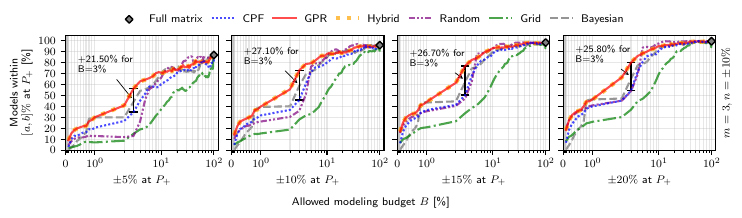

Recreate this plot in Python.
import json
import os
import matplotlib
from matplotlib import pyplot as plt
import numpy as np
import argparse
from natsort import natsorted
from matplotlib.ticker import ScalarFormatter
from matplotlib.ticker import AutoMinorLocator, MultipleLocator

def read_json_file(file_path):
    with open(file_path, 'r') as file:
        data = json.load(file)
    return data

def find_files(folder_path):
    file_list = []
    for root, dirs, files in os.walk(folder_path):
        for file in files:
            file_path = os.path.join(root, file)
            file_list.append(file_path)
    return file_list

def main():
    
    # Create the argument parser
    parser = argparse.ArgumentParser(description='Plotting tool for analysis.')

    # Add the argument
    parser.add_argument('--name', type=str, help='Set name of the plot.', required=False)
    parser.add_argument('--reps', type=int, default=4, help='Set the number of repetitions per measurement point.', required=False)

    # Parse the command-line arguments
    args = parser.parse_args()
    
    reps = args.reps
        
    if args.name:
        plot_name = args.name+".pdf"
    else:
        plot_name = "paper_plot_buckets_extended.pdf"
    
    path_10_3 = "3_parameter/10_noise/rebuttal"
  
    files_10_3 = find_files(path_10_3)
    
    x_values = []
    full_values_1_3 = []
    generic_values_1_3 = []
    gpr_values_1_3 = []
    hybrid_values_1_3 = []
    random_values_1_3 = []
    grid_values_1_3 = []
    bayesian_values_1_3 = []
    
    full_values_2_3 = []
    generic_values_2_3 = []
    gpr_values_2_3 = []
    hybrid_values_2_3 = []
    random_values_2_3 = []
    grid_values_2_3 = []
    bayesian_values_2_3 = []
    
    full_values_5_3 = []
    generic_values_5_3 = []
    gpr_values_5_3 = []
    hybrid_values_5_3 = []
    random_values_5_3 = []
    grid_values_5_3 = []
    bayesian_values_5_3 = []
    
    full_values_10_3 = []
    generic_values_10_3 = []
    gpr_values_10_3 = []
    hybrid_values_10_3 = []
    random_values_10_3 = []
    grid_values_10_3 = []
    bayesian_values_10_3 = []

    files_10_3 = natsorted(files_10_3)

    for i in range(len(files_10_3)):
        json_file_path = files_10_3[i]
        json_data = read_json_file(json_file_path)

        x_values.append(json_data["budget"])
        full_values_1_3.append(json_data["percentage_bucket_counter_full"]["5"])
        generic_values_1_3.append(json_data["percentage_bucket_counter_generic"]["5"])
        gpr_values_1_3.append(json_data["percentage_bucket_counter_gpr"]["5"])
        hybrid_values_1_3.append(json_data["percentage_bucket_counter_hybrid"]["5"])
        random_values_1_3.append(json_data["percentage_bucket_counter_random"]["5"])
        grid_values_1_3.append(json_data["percentage_bucket_counter_grid"]["5"])
        bayesian_values_1_3.append(json_data["percentage_bucket_counter_bayesian"]["5"])
        
        full_values_2_3.append(json_data["percentage_bucket_counter_full"]["10"])
        generic_values_2_3.append(json_data["percentage_bucket_counter_generic"]["10"])
        gpr_values_2_3.append(json_data["percentage_bucket_counter_gpr"]["10"])
        hybrid_values_2_3.append(json_data["percentage_bucket_counter_hybrid"]["10"])
        random_values_2_3.append(json_data["percentage_bucket_counter_random"]["10"])
        grid_values_2_3.append(json_data["percentage_bucket_counter_grid"]["10"])
        bayesian_values_2_3.append(json_data["percentage_bucket_counter_bayesian"]["10"])
        
        full_values_5_3.append(json_data["percentage_bucket_counter_full"]["15"])
        generic_values_5_3.append(json_data["percentage_bucket_counter_generic"]["15"])
        gpr_values_5_3.append(json_data["percentage_bucket_counter_gpr"]["15"])
        hybrid_values_5_3.append(json_data["percentage_bucket_counter_hybrid"]["15"])
        random_values_5_3.append(json_data["percentage_bucket_counter_random"]["15"])
        grid_values_5_3.append(json_data["percentage_bucket_counter_grid"]["15"])
        bayesian_values_5_3.append(json_data["percentage_bucket_counter_bayesian"]["15"])
        
        full_values_10_3.append(json_data["percentage_bucket_counter_full"]["20"])
        generic_values_10_3.append(json_data["percentage_bucket_counter_generic"]["20"])
        gpr_values_10_3.append(json_data["percentage_bucket_counter_gpr"]["20"])
        hybrid_values_10_3.append(json_data["percentage_bucket_counter_hybrid"]["20"])
        random_values_10_3.append(json_data["percentage_bucket_counter_random"]["20"])
        grid_values_10_3.append(json_data["percentage_bucket_counter_grid"]["20"])
        bayesian_values_10_3.append(json_data["percentage_bucket_counter_bayesian"]["20"])
   
    y_values_list_acc_1 = [
        full_values_1_3 ,
        generic_values_1_3 ,
        gpr_values_1_3 ,
        hybrid_values_1_3,
        random_values_1_3,
        grid_values_1_3,
        bayesian_values_1_3
    ]
    y_values_list_acc_2 = [
        full_values_2_3,
        generic_values_2_3,
        gpr_values_2_3,
        hybrid_values_2_3,
        random_values_2_3,
        grid_values_2_3,
        bayesian_values_2_3
    ]
    y_values_list_acc_5 = [
        full_values_5_3,
        generic_values_5_3,
        gpr_values_5_3,
        hybrid_values_5_3,
        random_values_5_3,
        grid_values_5_3,
        bayesian_values_5_3
    ]
    y_values_list_acc_10 = [
        full_values_10_3,
        generic_values_10_3,
        gpr_values_10_3,
        hybrid_values_10_3,
        random_values_10_3,
        grid_values_10_3,
        bayesian_values_10_3
    ]
    
    print("m=3, n=+-10%")
    
    maxv_3_1 = 0
    Bv_3_1 = 0
    cpfv_3_1 = 0
    gprv_3_1 = 0
    for i in range(len(gpr_values_1_3)):
        diff = gpr_values_1_3[i] - generic_values_1_3[i]
        if diff >= maxv_3_1:
            maxv_3_1 = diff
            Bv_3_1 = x_values[i]
            cpfv_3_1 = generic_values_1_3[i]
            gprv_3_1 = gpr_values_1_3[i]
    print("max. difference GPR/CPF:",maxv_3_1,"at B=",Bv_3_1,"%.")
    print("")
    
    maxv_3_2 = 0
    Bv_3_2 = 0
    cpfv_3_2 = 0
    gprv_3_2 = 0
    for i in range(len(gpr_values_2_3)):
        diff = gpr_values_2_3[i] - generic_values_2_3[i]
        if diff >= maxv_3_2:
            maxv_3_2 = diff
            Bv_3_2 = x_values[i]
            cpfv_3_2 = generic_values_2_3[i]
            gprv_3_2 = gpr_values_2_3[i]
    print("max. difference GPR/CPF:",maxv_3_2,"at B=",Bv_3_2,"%.")
    print("")
    
    maxv_3_5 = 0
    Bv_3_5 = 0
    cpfv_3_5 = 0
    gprv_3_5 = 0
    for i in range(len(gpr_values_5_3)):
        diff = gpr_values_5_3[i] - generic_values_5_3[i]
        if diff >= maxv_3_5:
            maxv_3_5 = diff
            Bv_3_5 = x_values[i]
            cpfv_3_5 = generic_values_5_3[i]
            gprv_3_5 = gpr_values_5_3[i]
    print("max. difference GPR/CPF:",maxv_3_5,"at B=",Bv_3_5,"%.")
    print("")
    
    maxv_3_10 = 0
    Bv_3_10 = 0
    cpfv_3_10 = 0
    gprv_3_10 = 0
    for i in range(len(gpr_values_10_3)):
        diff = gpr_values_10_3[i] - generic_values_10_3[i]
        if diff >= maxv_3_10:
            maxv_3_10 = diff
            Bv_3_10 = x_values[i]
            cpfv_3_10 = generic_values_10_3[i]
            gprv_3_10 = gpr_values_10_3[i]
    print("max. difference GPR/CPF:",maxv_3_10,"at B=",Bv_3_10,"%.")
    print("")
    
    labels_acc = ['GPR', 'CPF', 'Hybrid', "Random", "Grid", "Bayesian", 'Full matrix']
    
    SMALL_SIZE = 8
    MEDIUM_SIZE = 10
    BIGGER_SIZE = 12

    plt.rc('font', size=SMALL_SIZE)          # controls default text sizes
    plt.rc('axes', titlesize=SMALL_SIZE)     # fontsize of the axes title
    plt.rc('axes', labelsize=8)    # fontsize of the x and y labels
    plt.rc('xtick', labelsize=SMALL_SIZE)    # fontsize of the tick labels
    plt.rc('ytick', labelsize=SMALL_SIZE)    # fontsize of the tick labels
    plt.rc('legend', fontsize=8)    # legend fontsize
    plt.rc('figure', titlesize=BIGGER_SIZE)  # fontsize of the figure title

    plt.rcParams.update({
        "text.usetex": True,
        "font.family": "sans-serif",
        #"font.sans-serif": "Helvetica",
        "font.size": 12
    })
    
    # create the figure environment including subplots
    cm = 1/2.54 
    fig, (ax1, ax2, ax3, ax4) = plt.subplots(1, 4, figsize=(18.5*cm, 4*cm), sharex=True, sharey=True)

    ls=["-",(0,(1,1)),'-',':',(0, (3,1,1,1,1,1)), "-.", "--"]
    lw = [1,1.5,1.5,3,1.5, 1.5, 1.5]
    ax1.set_xscale("symlog")
    ax1.set_xlim(0.1, 120)
    style_counter = 0
    zorders=[7,6,5,4,3,2,1]
    colors=["gray", "blue", "red", "orange", "purple", "green", "dimgray"]
    
    # plot the accuracy of bucket 5 and n=1%
    #ls=["-",'dotted','--',':','-']
    #lw = [1,1.5,1.5,4,1.5]
    ax1.set_xscale("symlog")
    ax1.set_xlim(0.1, 120)
    style_counter = 0
    #zorders=[5,4,3,2,1]
    #colors=["gray", "blue", "red", "orange", "yellow"]
    for y_values, label, color in zip(y_values_list_acc_1, labels_acc, colors):
        if style_counter == 0:
            ax1.scatter(100, y_values[len(y_values)-1], s=15, label=label, marker="D", linestyle = 'None', zorder=10, edgecolor="black", facecolor=colors[style_counter])
        else:
            ax1.plot(x_values, y_values, label=label, linestyle=ls[style_counter], linewidth=lw[style_counter], alpha=0.7, color=colors[style_counter], zorder=zorders[style_counter])
        style_counter += 1
        
    # annotations
    ax1.plot([Bv_3_1,Bv_3_1], [cpfv_3_1,gprv_3_1], color = "black", linewidth=1, marker="_")
    ytemp = gprv_3_1 - (maxv_3_1/2)
    strtemp = "+"+str('{0:.2f}'.format(maxv_3_1))+"\% for \nB="+str('{0:.0f}'.format(Bv_3_1))+"\%"
    ax1.annotate(strtemp, xy=(Bv_3_1, ytemp), xycoords='data', xytext=(-40, 20), textcoords='offset points', arrowprops=dict(arrowstyle="->", lw=0.5,), fontsize=7)
    
    ax1.grid(alpha=0.3, which='major')
    ax1.grid(alpha=0.3, which='minor')
    ax1.set_yticks(np.arange(0, 100, 10))
    ax1.set_xticks([0.1,0.2,0.3,0.4,0.5,0.6,0.7,0.8,0.9,1,2,3,4,5,6,7,8,8,9,10,20,30,40,50,60,70,80,90,100])
    #ax1.set_xlabel('$n=1\%$')
    ax1.set_xlabel('$\pm5\%$ at $P_{+}$')
    ax1.set_ylabel('Models within\n $[a,b]\%$ at $P_{+}$ [\%]')
    
    # plot the accuracy of bucket 5 and n=2%
    #ls=["-",'dotted','--',':','-']
    #lw = [1,1.5,1.5,4,1.5]
    ax2.set_xscale("symlog")
    ax2.set_xlim(0.1, 120)
    style_counter = 0
    #zorders=[5,4,3,2,1]
    #colors=["gray", "blue", "red", "orange", "yellow"]
    for y_values, label, color in zip(y_values_list_acc_2, labels_acc, colors):
        if style_counter == 0:
            ax2.scatter(100, y_values[len(y_values)-1], s=15, label=label, marker="D", linestyle = 'None', zorder=10, edgecolor="black", facecolor=colors[style_counter])
        else:
            ax2.plot(x_values, y_values, label=label, linestyle=ls[style_counter], linewidth=lw[style_counter], alpha=0.7, color=colors[style_counter], zorder=zorders[style_counter])
        style_counter += 1
        
    # annotations
    ax2.plot([Bv_3_2,Bv_3_2], [cpfv_3_2,gprv_3_2], color = "black", linewidth=1, marker="_")
    ytemp = gprv_3_2 - (maxv_3_2/2)
    strtemp = "+"+str('{0:.2f}'.format(maxv_3_2))+"\% for \nB="+str('{0:.0f}'.format(Bv_3_2))+"\%"
    ax2.annotate(strtemp, xy=(Bv_3_2, ytemp), xycoords='data', xytext=(-40, 15), textcoords='offset points', arrowprops=dict(arrowstyle="->", lw=0.5,), fontsize=7)
    
    ax2.grid(alpha=0.3, which='major')
    ax2.grid(alpha=0.3, which='minor')
    ax2.set_yticks(np.arange(0, 100, 10))
    ax2.set_xticks([0.1,0.2,0.3,0.4,0.5,0.6,0.7,0.8,0.9,1,2,3,4,5,6,7,8,8,9,10,20,30,40,50,60,70,80,90,100])
    ax2.set_xlabel('$\pm10\%$ at $P_{+}$')
    
    # plot the accuracy of bucket 5 and n=5%
    #ls=["-",'dotted','--',':','-']
    #lw = [1,1.5,1.5,4,1.5]
    ax3.set_xscale("symlog")
    ax3.set_xlim(0.1, 120)
    style_counter = 0
    #zorders=[5,4,3,2,1]
    #colors=["gray", "blue", "red", "orange", "yellow"]
    for y_values, label, color in zip(y_values_list_acc_5, labels_acc, colors):
        if style_counter == 0:
            ax3.scatter(100, y_values[len(y_values)-1], s=15, label=label, marker="D", linestyle = 'None', zorder=10, edgecolor="black", facecolor=colors[style_counter])
        else:
            ax3.plot(x_values, y_values, label=label, linestyle=ls[style_counter], linewidth=lw[style_counter], alpha=0.7, color=colors[style_counter], zorder=zorders[style_counter])
        style_counter += 1
    #ax3.fill_between(x_values, y_values_list_acc_5[1], y_values_list_acc_5[2], color="green", where=np.array(y_values_list_acc_5[2]) > np.array(y_values_list_acc_5[1]), alpha=0.4, label='GPR better than CPF', hatch="x", interpolate=True)
    #ax3.fill_between(x_values, y_values_list_acc_5[2], y_values_list_acc_5[1], color="red", where=np.array(y_values_list_acc_5[2]) < np.array(y_values_list_acc_5[1]), alpha=0.4, label='GPR worse than CPF', hatch="+", zorder=5, interpolate=True)
    
    # annotations
    ax3.plot([Bv_3_5,Bv_3_5], [cpfv_3_5,gprv_3_5], color = "black", linewidth=1, marker="_")
    ytemp = gprv_3_5 - (maxv_3_5/2)
    strtemp = "+"+str('{0:.2f}'.format(maxv_3_5))+"\% for \nB="+str('{0:.0f}'.format(Bv_3_5))+"\%"
    ax3.annotate(strtemp, xy=(Bv_3_5, ytemp), xycoords='data', xytext=(-40, 10), textcoords='offset points', arrowprops=dict(arrowstyle="->", lw=0.5,), fontsize=7)
    
    ax3.grid(alpha=0.3, which='major')
    ax3.grid(alpha=0.3, which='minor')
    ax3.set_yticks(np.arange(0, 100, 10))
    ax3.set_xlabel('$\pm15\%$ at $P_{+}$')
    ax3.set_xticks([0.1,0.2,0.3,0.4,0.5,0.6,0.7,0.8,0.9,1,2,3,4,5,6,7,8,8,9,10,20,30,40,50,60,70,80,90,100])
    #ax3.set_xlabel('$n=5\%$')
    #ax3.set_ylabel('Models within $\pm15\%$ at $P_{+}$ [%]')
    #ax3.legend(loc="lower right", prop={'size': 8})
    
    # plot the accuracy of bucket 5 and n=10%
    #ls=["-",'dotted','--',':','-']
    #lw = [1,1.5,1.5,4,1.5]
    ax4.set_xscale("symlog")
    ax4.set_xlim(0.1, 120)
    ax4.set_ylim(0, 105)
    style_counter = 0
    #zorders=[5,4,3,2,1]
    #colors=["gray", "blue", "red", "orange", "yellow"]
    for y_values, label, color in zip(y_values_list_acc_10, labels_acc, colors):
        if style_counter == 0:
            ax4.scatter(100, y_values[len(y_values)-1], s=15, label=label, marker="D", linestyle = 'None', zorder=10, edgecolor="black", facecolor=colors[style_counter])
        else:
            ax4.plot(x_values, y_values, label=label, linestyle=ls[style_counter], linewidth=lw[style_counter], alpha=0.7, color=colors[style_counter], zorder=zorders[style_counter])
        style_counter += 1
    #ax4.fill_between(x_values, y_values_list_acc_10[1], y_values_list_acc_10[2], color="green", where=np.array(y_values_list_acc_10[2]) > np.array(y_values_list_acc_10[1]), alpha=0.4, label='GPR better than CPF', hatch="x", interpolate=True)
    #ax4.fill_between(x_values, y_values_list_acc_10[2], y_values_list_acc_10[1], color="red", where=np.array(y_values_list_acc_10[2]) < np.array(y_values_list_acc_10[1]), alpha=0.4, label='GPR worse than CPF', hatch="+", zorder=5, interpolate=True)
    
    # annotations
    ax4.plot([Bv_3_10,Bv_3_10], [cpfv_3_10,gprv_3_10], color = "black", linewidth=1, marker="_")
    ytemp = gprv_3_10 - (maxv_3_10/2)
    strtemp = "+"+str('{0:.2f}'.format(maxv_3_10))+"\% for \nB="+str('{0:.0f}'.format(Bv_3_10))+"\%"
    ax4.annotate(strtemp, xy=(Bv_3_10, ytemp), xycoords='data', xytext=(-40, 10), textcoords='offset points', arrowprops=dict(arrowstyle="->", lw=0.5,), fontsize=7)
    
    ax4.grid(alpha=0.3, which='major')
    ax4.grid(alpha=0.3, which='minor')
    ax4.set_yticks(np.arange(0, 110, 10))
    ax4.set_xticks([0.1,0.2,0.3,0.4,0.5,0.6,0.7,0.8,0.9,1,2,3,4,5,6,7,8,8,9,10,20,30,40,50,60,70,80,90,100])
    #ax4.set_xlabel('$n=10\%$')
    ax4.set_xlabel('$\pm20\%$ at $P_{+}$')
    #ax4.set_ylabel('Models within $\pm20\%$ at $P_{+}$ [%]')
    #ax4.legend(loc="lower right", prop={'size': 8})
    ax42 = ax4.twinx() 
    ax42.set_ylabel("$m=3, n=\pm10\%$")
    ax42.tick_params(right = False)
    ax42.set_yticks([])
    ax4.set_xticks([0, 1, 10, 100])
    locmin = matplotlib.ticker.LogLocator(base=10.0, subs=(0.1,0.2,0.3,0.4,0.5,0.6, 0.7, 0.8, 0.9 )) 
    ax4.xaxis.set_minor_locator(locmin)
    ax4.xaxis.set_minor_formatter(matplotlib.ticker.NullFormatter())
    
    """ax12.set_yticks(np.arange(0, 100, 10))
    ax12.set_xticks([0, 1, 10, 100])
    ax12.set_xlabel('$n=\pm10\%$')
    locmin = matplotlib.ticker.LogLocator(base=10.0, subs=(0.1,0.2,0.3,0.4,0.5,0.6, 0.7, 0.8, 0.9 )) 
    ax12.xaxis.set_minor_locator(locmin)
    ax12.xaxis.set_minor_formatter(matplotlib.ticker.NullFormatter())
    ax12.grid(alpha=0.3, which='major')
    ax12.grid(alpha=0.3, which='minor')
    ax122 = ax12.twinx() 
    ax122.set_ylabel("$m=4$")
    ax122.tick_params(right = False)
    ax122.set_yticks([])"""
    
    handles, labels = ax1.get_legend_handles_labels()
    fig.legend(handles, labels, loc='upper center', ncol=7, bbox_to_anchor=(0.5, 1.175), frameon=False, fontsize=8, columnspacing=0.8)
    
    fig.text(0.5, -0.1, 'Allowed modeling budget $B$ [\%]', ha='center', fontsize=8)
    
    fig.tight_layout(pad=0.2)
    plt.savefig(plot_name, bbox_inches="tight")
    plt.show()
    plt.close()

if __name__ == '__main__':
    main()